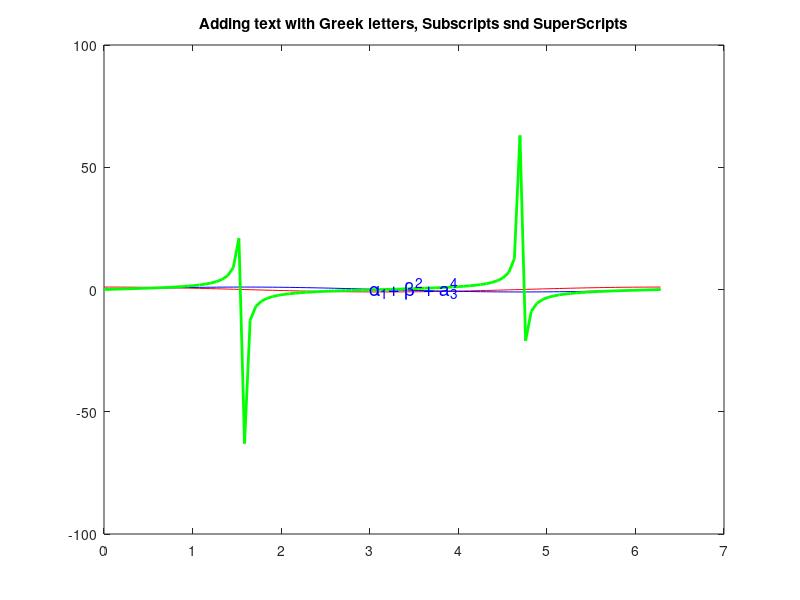

Here is the MATLAB script that generated this plot:
x= linspace(0 , 2*pi);
y1 = cos(x)
y2 = sin(x)
y3 = tan(x)
plot(x , y1, 'r', x , y2 , 'b' , x , y3 , 'g' ,'linewidth', 2)
text(3 , .6 ,'\alpha_1+ \beta^2+ a_3^4', 'fontSize',14,'color','b');
title('Adding text with Greek letters, Subscripts snd SuperScripts')

